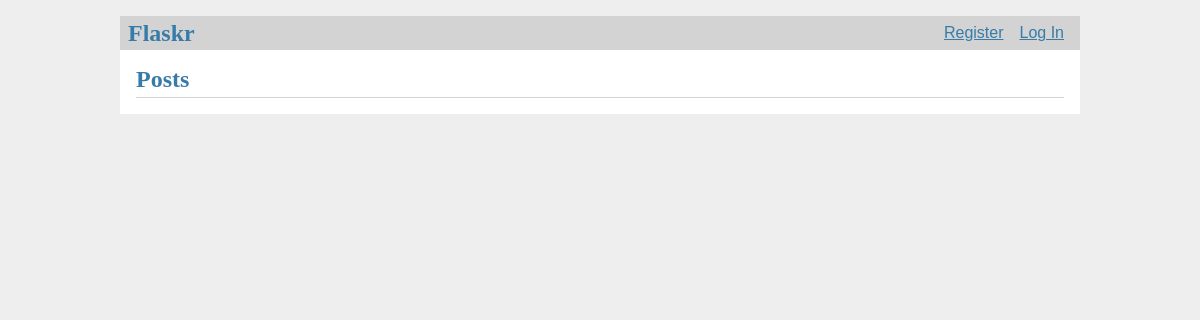
Before: / with the older database file.
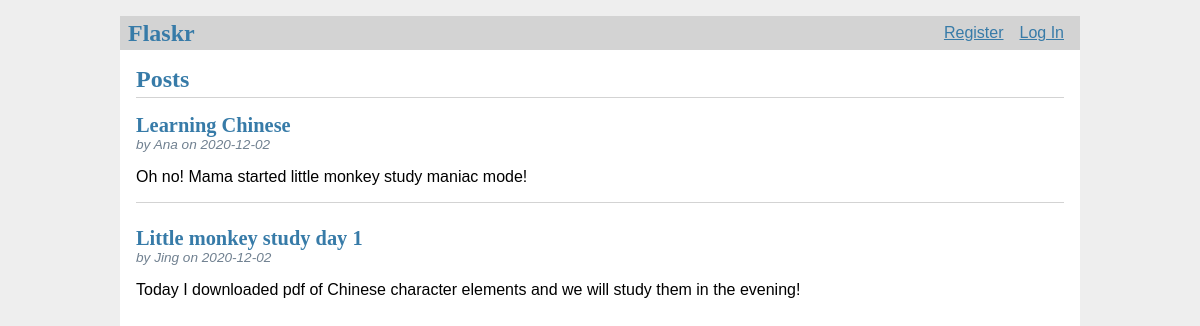
After: the same page with the newer database file.
### tables this page shows
CREATE TABLE post (
  id INTEGER PRIMARY KEY AUTOINCREMENT,
  author_id INTEGER NOT NULL,
  created TIMESTAMP NOT NULL DEFAULT CURRENT_TIMESTAMP,
  title TEXT NOT NULL,
  body TEXT NOT NULL,
  FOREIGN KEY (author_id) REFERENCES user (id)
);

CREATE TABLE user (
  id INTEGER PRIMARY KEY AUTOINCREMENT,
  username TEXT UNIQUE NOT NULL,
  password TEXT NOT NULL
);

### flaskr/blog.py (the view)
@bp.route('/')
def index():
    db = get_db()
    posts = db.execute(
        'SELECT p.id, title, body, created, author_id, username'
        ' FROM post p JOIN user u ON p.author_id = u.id'
        ' ORDER BY created DESC'
    ).fetchall()
    return render_template('blog/index.html', posts=posts)

### flaskr/auth.py (called while the page is built)
@bp.before_app_request
def load_logged_in_user():
    user_id = session.get('user_id')
    if user_id is None:
        g.user = None
    else:
        g.user = get_db().execute(
            'SELECT * FROM user WHERE id = ?', (user_id,)
        ).fetchone()

### flaskr/db.py (called while the page is built)
def get_db():
    if 'db' not in g:
        g.db = sqlite3.connect(
            current_app.config['DATABASE'],
            detect_types=sqlite3.PARSE_DECLTYPES
        )
        g.db.row_factory = sqlite3.Row
    return g.db

### flaskr/templates/blog/index.html (shortened to what this page needs)
{% extends 'base.html' %}
{% block header %}
<h1>{% block title %}Posts{% endblock %}</h1>
{% endblock %}
{% block content %}
{% for post in posts %}
<article class="post">
    <header>
        <div>
            <h1>{{ post['title'] }}</h1>
            <div class="about">by {{ post['username'] }} on {{ post['created'].strftime('%Y-%m-%d') }}</div>
        </div>
    </header>
    <p class="body">{{ post['body'] }}</p>
</article>
{% if not loop.last %}
<hr>
{% endif %}
{% endfor %}
{% endblock %}

### flaskr/templates/base.html (shortened to what this page needs)
<!doctype html>
<link rel="stylesheet" href="{{ url_for('static', filename='style.css') }}">
<nav>
  <h1>Flaskr</h1>
  <ul>
    {% if g.user %}
      <li><span>{{ g.user['username'] }}</span>
      <li><a href="{{ url_for('auth.logout') }}">Log Out</a>
    {% else %}
      <li><a href="{{ url_for('auth.register') }}">Register</a>
      <li><a href="{{ url_for('auth.login') }}">Log In</a>
    {% endif %}
  </ul>
</nav>
<section class="content">
  <header>
    {% block header %}{% endblock %}
  </header>
  {% block content %}{% endblock %}
</section>

### flaskr/static/style.css (style rules this page uses)
h1 { font-family: serif; color: #377ba8; margin: 1rem 0; }
a { color: #377ba8; }
hr { border: none; border-top: 1px solid lightgray; }
nav { background: lightgray; display: flex; align-items: center; padding: 0 0.5rem; }
nav h1 { flex: auto; margin: 0; }
nav ul { display: flex; list-style: none; margin: 0; padding: 0; }
nav ul li a, nav ul li span, header .action { display: block; padding: 0.5rem; }
.content { padding: 0 1rem 1rem; }
.content > header { border-bottom: 1px solid lightgray; display: flex; align-items: flex-end; }
.content > header h1 { flex: auto; margin: 1rem 0 0.25rem 0; }
.post > header { display: flex; align-items: flex-end; font-size: 0.85em; }
.post > header > div:first-of-type { flex: auto; }
.post > header h1 { font-size: 1.5em; margin-bottom: 0; }
.post .about { color: slategray; font-style: italic; }
.post .body { white-space: pre-line; }
.content:last-child { margin-bottom: 0; }

Changed rows visible on the page:
added post: title "Learning Chinese", username "Ana", created "2020-12-02", body "Oh no! Mama started little monkey study maniac mode!"
added post: title "Little monkey study day 1", username "Jing", created "2020-12-02", body "Today I downloaded pdf of Chinese character elements and we will study them in the evening!"
